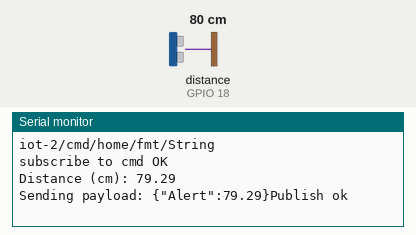
This sketch was run on a simulated ESP32. Parts: the last lines printed to the serial monitor. Wiring (from diagram.json): ultrasonic range finder: trigger GPIO 5; echo GPIO 18. The inputs (shaded band) are chosen by the test bench; at power-on: distance to the obstacle (sensor on GPIO 18) 80 cm. The echo pulse lasts 58.3 µs per cm; WiFi joins after 1.5 s; servers stay silent unless stated; no MQTT or app messages arrive unless stated.

Above: at 2.7 s.
2.8 s: distance to the obstacle (sensor on GPIO 18) set to 95 cm
At 4.1 s:
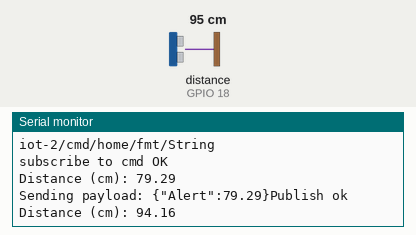
4.3 s: distance to the obstacle (sensor on GPIO 18) set to 105 cm
At 7.4 s:
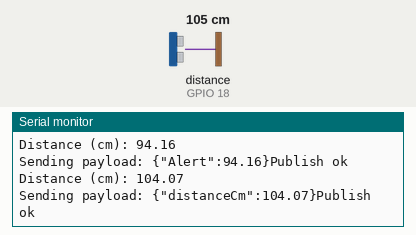
Timing chart, 0 to 8.9 s (numbered marks = the images above; inputs shaded):
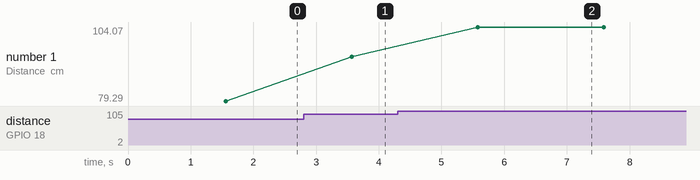

The sketch:

sketch.ino
```cpp
#include <WiFi.h>
#include <PubSubClient.h>
#include <ArduinoJson.h>

void callback(char* subscribetopic, byte* payload, unsigned int payloadLength);

#define ORG "92rnyd"
#define DEVICE_TYPE "TempSensor"
#define DEVICE_ID "12345"
#define TOKEN "123456789"
#define SOUND_SPEED 0.034
#define CM_TO_INCH 0.393701

const int trigPin = 5;
const int echoPin = 18;
long duration;
float distanceCm;
float distanceInch;
String data;

char server[] = ORG ".messaging.internetofthings.ibmcloud.com";
char publishTopic[] = "iot-2/evt/event_1/fmt/json";
char subscribeTopic[] = "iot-2/cmd/home/fmt/String";
char authMethod[] = "use-token-auth";
char token[] = TOKEN;

char clientId[] = "d:" ORG ":" DEVICE_TYPE ":" DEVICE_ID;

WiFiClient wifiClient;
PubSubClient client(server, 1883, callback, wifiClient);

void setup()
{
  Serial.begin(115200);
  pinMode(trigPin, OUTPUT);
  pinMode(echoPin, INPUT);
  wificonnect();
  mqttconnect();
}

void loop()
{
  digitalWrite(trigPin, LOW);
  delayMicroseconds(2);
  digitalWrite(trigPin, HIGH);
  delayMicroseconds(10);
  digitalWrite(trigPin, LOW);

  duration = pulseIn(echoPin, HIGH);
  distanceCm = duration * SOUND_SPEED / 2;
  distanceInch = distanceCm * CM_TO_INCH;

  Serial.print("Distance (cm): ");
  Serial.println(distanceCm);
  delay(1000);
  PublishData(distanceCm);
  delay(1000);
  if (!client.loop())
  {
    mqttconnect();
  }
}

void PublishData(float distanceCm)
{
  mqttconnect ();
  String payload;

  if (distanceCm < 100.0)
  {
    payload = "{\"Alert\":";
    payload += distanceCm;
    payload += "}";
  }
  else
  {
    payload = "{\"distanceCm\":";
    payload += distanceCm;
    payload += "}";
  }

  Serial.print("Sending payload: ");
  Serial.print(payload);

  if (client.publish(publishTopic, (char*) payload.c_str()))
  {
    Serial.println("Publish ok");
  }
  else
  {
    Serial.println("Publish failed");
  }
}

void mqttconnect()
{
  if (!client.connected())
  {
    Serial.print("Reconnecting client to");
    Serial.println(server);
    while (!!!client.connect(clientId, authMethod, token))
    {
      Serial.print(",");
      delay(500);
    }
    initManagedDevice();
    Serial.println();
  }
}

void wificonnect()
{
  Serial.println();
  Serial.print("Connecting to");
  WiFi.begin("Wokwi-GUEST", "", 6);

  while (WiFi.status() != WL_CONNECTED)
  {
    delay(500);
    Serial.print(".");
  }

  Serial.println("");
  Serial.println("WiFi connected");
  Serial.println("IP ADDRESS");
  Serial.println(WiFi.localIP());
}

void initManagedDevice()
{
  if (client.subscribe(subscribeTopic))
  {
    Serial.println((subscribeTopic));
    Serial.println("subscribe to cmd OK");
  }
  else
  {
    Serial.println("subscribe to cmd Failed");
  }
}

void callback(char* subscribetopic, byte* payload, unsigned int payloadLength)
{
  Serial.print("callback invoked for topic:");
  Serial.println(subscribetopic);
}
```

Measured:
- the behaviour switches between 100 and 101 cm on distance to the obstacle (sensor on GPIO 18) (found by bisection; images 1 and 2)
- after the input at 2.8 s, the serial monitor: prints a new line after 0.77 s (image 1)
- after the input at 4.3 s, the serial monitor: prints a new line after 1.3 s (image 2)
- plotted number 1: 79.29 → 94.16 after the input at 2.8 s, 94.16 → 104.07 after the input at 4.3 s
